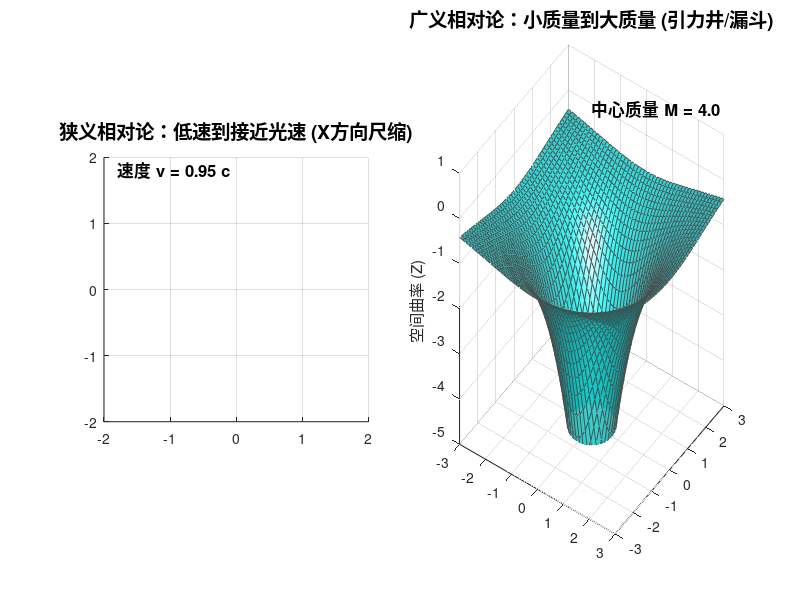

Source code (MATLAB):
% ==========================================
% 相对论空间扭曲动态演示：速度与质量的效应
% ==========================================

close all; clear; clc;
figure('Name', '宇宙的弹性：速度与质量引发的空间扭曲', 'Position', [100, 150, 1200, 550], 'Color', 'w');

% === 准备左侧数据 (速度引发的尺缩效应) ===
subplot(1, 2, 1);
hold on; axis equal; axis([-2 2 -2 2]); grid on;
title('狭义相对论：低速到接近光速 (X方向尺缩)', 'FontSize', 14);
% 画一个原本完美的圆形（代表静止时的物体或空间域）
theta = linspace(0, 2*pi, 100);
circle_x = cos(theta); circle_y = sin(theta);
h_circle = fill(circle_x, circle_y, 'b', 'FaceAlpha', 0.5, 'EdgeColor', 'b', 'LineWidth', 2);
h_text_v = text(-1.8, 1.8, '速度 v = 0 c', 'FontSize', 12, 'FontWeight', 'bold');

% === 准备右侧数据 (质量引发的引力势阱) ===
subplot(1, 2, 2);
[X, Y] = meshgrid(linspace(-3, 3, 50));
R = sqrt(X.^2 + Y.^2);
Z_flat = zeros(size(X));
h_surf = surf(X, Y, Z_flat, 'FaceColor', 'cyan', 'EdgeColor', [0.3 0.3 0.3], 'FaceAlpha', 0.8);
axis([-3 3 -3 3 -5 1]); view(35, 30); grid on;
title('广义相对论：小质量到大质量 (引力井/漏斗)', 'FontSize', 14);
zlabel('空间曲率 (Z)');
camlight('headlight'); lighting gouraud;
h_text_m = text(0, 0, 2, '中心质量 M = 0', 'FontSize', 12, 'FontWeight', 'bold');

pause(2); % 停留2秒，观察静止和平坦状态

% === 开始双动画演化 ===
frames = 100;
for i = 1:frames
    t = i / frames; % t 从 0 增加到 1
    
    % ---------------------------------------------------
    % 1. 左侧动画计算：速度 v 从 0 加速到 0.95c (光速)
    % ---------------------------------------------------
    v = 0.95 * t; 
    gamma = 1 / sqrt(1 - v^2); % 洛伦兹因子 (设 c=1)
    
    % X方向发生尺缩效应 (长度收缩为原来的 1/gamma)
    new_x = circle_x / gamma; 
    set(h_circle, 'XData', new_x);
    set(h_text_v, 'String', sprintf('速度 v = %.2f c', v));
    
    % ---------------------------------------------------
    % 2. 右侧动画计算：质量 M 从 0 增加到 黑洞级别
    % ---------------------------------------------------
    M = 4 * t; % 质量逐渐变大
    % 模拟弗拉姆抛物面 (Flamm's paraboloid)，即广义相对论中的引力井
    Z_gravity = -M ./ (R.^2 * 0.5 + 0.5); 
    set(h_surf, 'ZData', Z_gravity);
    set(h_text_m, 'String', sprintf('中心质量 M = %.1f', M));
    
    drawnow;
    pause(0.05);
end
